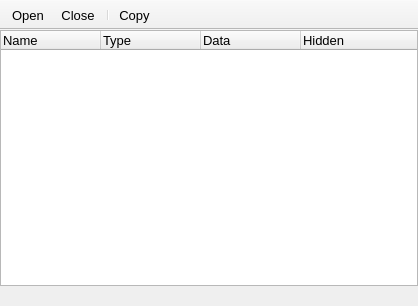
<?xml version="1.0" encoding="UTF-8"?>
<ui version="4.0">
 <class>OpenHdf5</class>
 <widget class="QMainWindow" name="OpenHdf5">
  <property name="geometry">
   <rect>
    <x>0</x>
    <y>0</y>
    <width>418</width>
    <height>306</height>
   </rect>
  </property>
  <property name="windowTitle">
   <string>HDF5</string>
  </property>
  <property name="unifiedTitleAndToolBarOnMac">
   <bool>true</bool>
  </property>
  <widget class="QWidget" name="centralwidget">
   <layout class="QGridLayout" name="gridLayout">
    <property name="leftMargin">
     <number>0</number>
    </property>
    <property name="topMargin">
     <number>0</number>
    </property>
    <property name="rightMargin">
     <number>0</number>
    </property>
    <property name="bottomMargin">
     <number>0</number>
    </property>
    <item row="0" column="0">
     <widget class="QTreeWidget" name="treeWidget">
      <property name="font">
       <font>
        <pointsize>10</pointsize>
       </font>
      </property>
      <property name="mouseTracking">
       <bool>true</bool>
      </property>
      <property name="editTriggers">
       <set>QAbstractItemView::SelectedClicked</set>
      </property>
      <property name="alternatingRowColors">
       <bool>true</bool>
      </property>
      <property name="selectionMode">
       <enum>QAbstractItemView::SingleSelection</enum>
      </property>
      <property name="headerHidden">
       <bool>false</bool>
      </property>
      <attribute name="headerDefaultSectionSize">
       <number>100</number>
      </attribute>
      <column>
       <property name="text">
        <string>Name</string>
       </property>
      </column>
      <column>
       <property name="text">
        <string>Type</string>
       </property>
      </column>
      <column>
       <property name="text">
        <string>Data</string>
       </property>
      </column>
      <column>
       <property name="text">
        <string>Hidden</string>
       </property>
      </column>
     </widget>
    </item>
   </layout>
  </widget>
  <widget class="QStatusBar" name="statusbar">
   <property name="font">
    <font>
     <pointsize>10</pointsize>
    </font>
   </property>
   <property name="sizeGripEnabled">
    <bool>false</bool>
   </property>
  </widget>
  <widget class="QToolBar" name="toolBar">
   <property name="font">
    <font>
     <pointsize>10</pointsize>
    </font>
   </property>
   <property name="windowTitle">
    <string>toolBar</string>
   </property>
   <property name="movable">
    <bool>false</bool>
   </property>
   <property name="iconSize">
    <size>
     <width>20</width>
     <height>20</height>
    </size>
   </property>
   <property name="floatable">
    <bool>false</bool>
   </property>
   <attribute name="toolBarArea">
    <enum>TopToolBarArea</enum>
   </attribute>
   <attribute name="toolBarBreak">
    <bool>false</bool>
   </attribute>
   <addaction name="actionOpen"/>
   <addaction name="actionClose"/>
   <addaction name="separator"/>
   <addaction name="actionCopy"/>
  </widget>
  <action name="actionOpen">
   <property name="icon">
    <iconset>
     <normaloff>:icons//plus.png</normaloff>:icons//plus.png</iconset>
   </property>
   <property name="text">
    <string>Open</string>
   </property>
  </action>
  <action name="actionClose">
   <property name="icon">
    <iconset>
     <normaloff>:icons//remove.png</normaloff>:icons//remove.png</iconset>
   </property>
   <property name="text">
    <string>Close</string>
   </property>
  </action>
  <action name="actionCopy">
   <property name="icon">
    <iconset>
     <normaloff>:icons//saveClipboard.png</normaloff>:icons//saveClipboard.png</iconset>
   </property>
   <property name="text">
    <string>Copy</string>
   </property>
   <property name="toolTip">
    <string>Copy path</string>
   </property>
  </action>
 </widget>
 <resources/>
 <connections/>
</ui>
